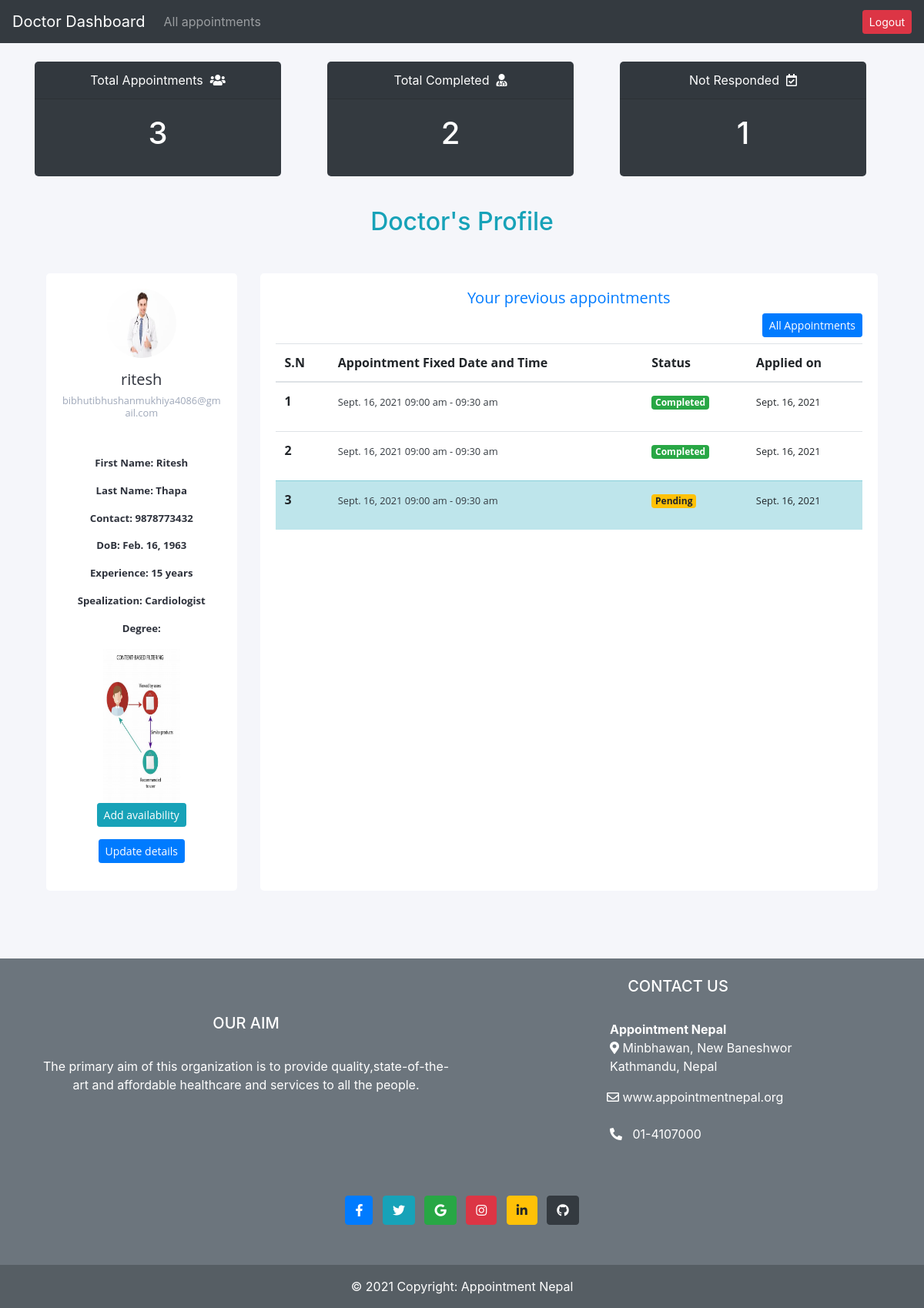
Page /doctorsapp/ (signed in) on the committed database.
### accounts/models.py (models this page shows, shortened)
class DoctorUser(models.Model):
    user = models.OneToOneField(User, on_delete=models.CASCADE, related_name='doctor')
    dob= models.DateField(null=True)
    total_experience_years= models.PositiveIntegerField(null=True)
    address= models.CharField(max_length=255, null=True)
    contact= models.CharField(max_length=10, null=True)
    maximum_degree= models.ImageField(upload_to='doctors_degree',null=False)
    specilization=models.ForeignKey(Specilization,null=False, on_delete=models.CASCADE)
    profile_pic= models.ImageField(upload_to='doctors_pics', null=True, blank=True)
    admin_approve=models.BooleanField(default=False)
    @property
    def imageUrl(self):
        try:
            url=self.profile_pic.url
        except:
            url=''
        return url

class Specilization(models.Model):
    specilization_type=models.CharField(max_length=255, null=False)
    problem_related=models.CharField(max_length=255, null=False)
    def __str__(self):
        return self.specilization_type

### mainapp/models.py (models this page shows, shortened)
class Appointment (models.Model):
    user= models.ForeignKey(User,on_delete=models.CASCADE)
    name=models.CharField(max_length=200, null=True)
    phonenumber=models.CharField(max_length=15, null=True)
    email=models.EmailField( null=True)
    age=models.PositiveIntegerField( null=True)
    address=models.CharField(max_length=200, null=True)
    desc=models.TextField( null=True)
    date=models.DateField(null=True)
    time= models.CharField(max_length=20, null=True,choices=times )
    seen=models.BooleanField(default=False)
    response=models.TextField(null=True)
    doctor=models.ForeignKey(DoctorUser,on_delete=models.CASCADE, null=True)
    applied_date=models.DateField(auto_now_add=True, blank=True, null=True)

### doctorsapp/views.py (the view)
# urls.py: path('',views.doctor_home,name="doctorhome"),
@login_required
def doctor_home(request):
    user=request.user
    doctor=DoctorUser.objects.get(user=user)
    all_appointments=Appointment.objects.filter(doctor=doctor).count()
    completed=Appointment.objects.exclude(doctor=doctor, response__isnull=True).count()
    not_responded=Appointment.objects.filter(doctor=doctor, response=None).count()
    appointments=Appointment.objects.filter(doctor=doctor).order_by("-id")[:7]
    context={
        'all_appointments':all_appointments,
        'completed':completed,
        'not_responded':not_responded,
        'appointments':appointments
    }
    return render(request, "doctorsapp/doctorDashboard.html",context)

### doctorsapp/templates/doctorsapp/doctorDashboard.html (shortened to what this page needs)
{% extends 'doctorsapp/layout.html' %}
{% load static %}
{% block content %}
<div class="container">
  <br>
  <div class="row">
    <div class="col-lg-4">
      <div class="card text-white bg-dark mb-3" style="max-width: 20rem;">
        <a href="">
        <div class="card-header text-center">Total Appointments &nbsp;<i class="fas fa-users"></i></div>
        <div class="card-body">
          <h1 class="card-title text-center">{{all_appointments}}</h1>
        </div>
        </a>
      </div>
    </div>
    <div class="col-lg-4">
      <div class="card text-white bg-dark mb-3" style="max-width: 20rem;">
        <a href="">
          <div class="card-header text-center">Total Completed &nbsp;<i class="fas fa-user-md"></i></div>
          <div class="card-body">
            <h1 class="card-title text-center">{{completed}}</h1>
          </div>
        </a>
      </div>
    </div>
    <div class="col-lg-4">
      <div class="card text-white bg-dark mb-3" style="max-width: 20rem;">
        <a href="">
          <div class="card-header text-center">Not Responded &nbsp;<i class="far fa-calendar-check"></i></div>
          <div class="card-body">
            <h1 class="card-title text-center">{{not_responded}}</h1>
          </div>
        </a>
      </div>
    </div>
  </div>
</div>
</div>
<br>
<h2 class="text-center text-info">Doctor's Profile</h2>
<br>
<div class="ok container my-3">
  <div class="container">
      <div class="row gutters">
      <div class="col-xl-3 col-lg-3 col-md-12 col-sm-12 col-12">
      <div class="card h-100">
          <div class="card-body">
              <div class="account-settings">
                  <div class="user-profile">
                      <div class="user-avatar">
                          <img src="{{request.user.doctor.imageUrl}}" alt="doctor pic">
                      </div>
                      <h5 class="user-name">{{request.user.username}}</h5>
                      <h6 class="user-email">{{request.user.email}}</h6>
                  </div>
                  <div class="about">
                      <p>First Name: {{request.user.first_name}}</p>
                      <p>Last Name: {{request.user.last_name}}</p>
                      <p>Contact: {{request.user.doctor.contact}}</p>
                      <p>DoB: {{request.user.doctor.dob}}</p>
                      <p>Experience: {{request.user.doctor.total_experience_years}} years</p>
                      <p>Spealization: {{request.user.doctor.specilization}}</p>
                      <p>Degree: </p>
                      <img src="{{request.user.doctor.maximum_degree.url}}" alt="degree" height="200" width="100">
                      <br>
                      <a href="{% url 'doctorsapp:addavai' %}" class="btn btn-info btn-sm">Add availability</a>
                      <a href="{% url 'accounts:dprofileupdate' user.doctor.id %}" class="btn btn-primary btn-sm mt-3">Update details</a>
                  </div>
              </div>
          </div>
      </div>
      </div>
      <div class="col-xl-9 col-lg-9 col-md-12 col-sm-12 col-12">
      <div class="card h-100">
          <div class="card-body">
              <div class="row gutters">
                  <div class="col-xl-12 col-lg-12 col-md-12 col-sm-12 col-12">
                      <h5 class="mb-2 text-primary text-center fw-light ">Your previous appointments</h5>
                  </div>
                  <div class="col-xl-12 col-lg-12 col-md-12 col-sm-12 col-12">
                      <div class="text-right">
                          <a href="{% url 'doctorsapp:allAppointments' %}"   class="btn btn-primary btn-sm">All Appointments</a><br>
                      </div>
                  </div>
                  <div class="container mt-2">
                      <table class="table">
                          <thead>
                            <tr>
                              <th scope="">S.N</th>
                              <th scope="col">Appointment Fixed Date and Time</th>
                              <th scope="col">Status</th>
                              <th scope="col">Applied on</th>
                            </tr>
                          </thead>
                          <tbody>
                              {% for i in appointments %}
                           {% if i.response == None %}
                            <tr class="table-info">
                              <th scope="row">{{ forloop.counter }}</th>
                              <td><a href="{% url 'doctorsapp:appdetail' i.id%}"><small class="text-dark">{{ i.date}} {{i.time}}</small></a></td>
                              <td><p class="badge badge-warning">Pending</p></td>
                              <td><small>{{ i.applied_date}}</small></td>
                            </tr>
                            {% else %}
                            <tr >
                              <th scope="row">{{ forloop.counter }}</th>
                              <td><a href="{% url 'doctorsapp:appdetail' i.id%}"><small class="text-dark">{{ i.date}} {{i.time}}</small></a></td>
                              <td><p class="badge badge-success">Completed</p></td>
                              <td><small>{{ i.applied_date}}</small></td>
                            </tr>
                           {% endif %}
                            {% empty %}
                          <tr>
                              <td><h5 class="text-center my-4 text-secondary">No prevoius appointments</h5></td>
                          </tr>
                          {% endfor %}
                          </tbody>
                        </table>
                  </div>
              </div>
          </div>
      </div>
      </div>
      </div>
      </div>
</div>
<br> <br> <br>
{% include 'mainapp/footer.html' %}
{% endblock %}

### statics/mainapp/css/navbar.css (style rules this page uses)
* { overflow-x: wrap; }
.ok { font-family: 'Open Sans', sans-serif; font-size: 1em; font-weight: bold; }

### doctorsapp/templates/doctorsapp/doctorDashboard.html (style rules this page uses)
.card a { text-decoration: none; color: #fff; }
body { margin: 0; color: #2e323c; background: #f5f6fa; position: relative; height: 100%; }
.account-settings .user-profile { margin: 0 0 1rem 0; padding-bottom: 1rem; text-align: center; }
.account-settings .user-profile .user-avatar { margin: 0 0 1rem 0; }
.account-settings .user-profile .user-avatar img { width: 90px; height: 90px; -webkit-border-radius: 100px; -moz-border-radius: 100px; border-radius: 100px; }
.account-settings .user-profile h5.user-name { margin: 0 0 0.5rem 0; }
.account-settings .user-profile h6.user-email { margin: 0; font-size: 0.8rem; font-weight: 400; color: #9fa8b9; }
.account-settings .about { margin: 2rem 0 0 0; text-align: center; }
.account-settings .about p { font-size: 0.825rem; }
.card { background: #ffffff; -webkit-border-radius: 5px; -moz-border-radius: 5px; border-radius: 5px; border: 0; margin-bottom: 1rem; }

### rows in the picture
Appointment: date "Sept. 16, 2021", time "09:00 am - 09:30 am", applied_date "Sept. 16, 2021"
Appointment: date "Sept. 16, 2021", time "09:00 am - 09:30 am", applied_date "Sept. 16, 2021"
Appointment: date "Sept. 16, 2021", time "09:00 am - 09:30 am", applied_date "Sept. 16, 2021"

### other values in the picture
{{ all_appointments }} "3"
{{ completed }} "2"
{{ not_responded }} "1"
{{ request.user.username }} "ritesh"
{{ request.user.email }} "bibhutibhushanmukhiya4086@gmail.com"
{{ request.user.first_name }} "Ritesh"
{{ request.user.last_name }} "Thapa"
{{ request.user.doctor.contact }} "9878773432"
{{ request.user.doctor.dob }} "Feb. 16, 1963"
{{ request.user.doctor.total_experience_years }} "15"
{{ request.user.doctor.specilization }} "Cardiologist"
